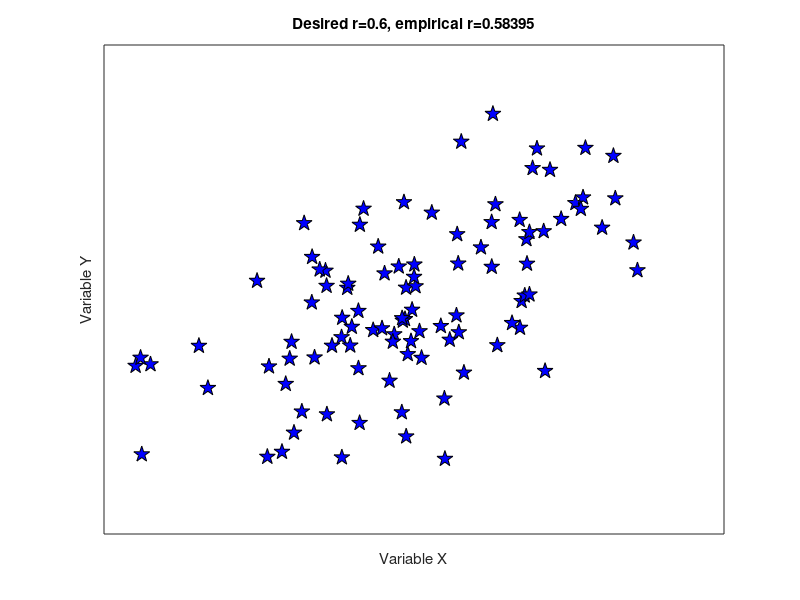
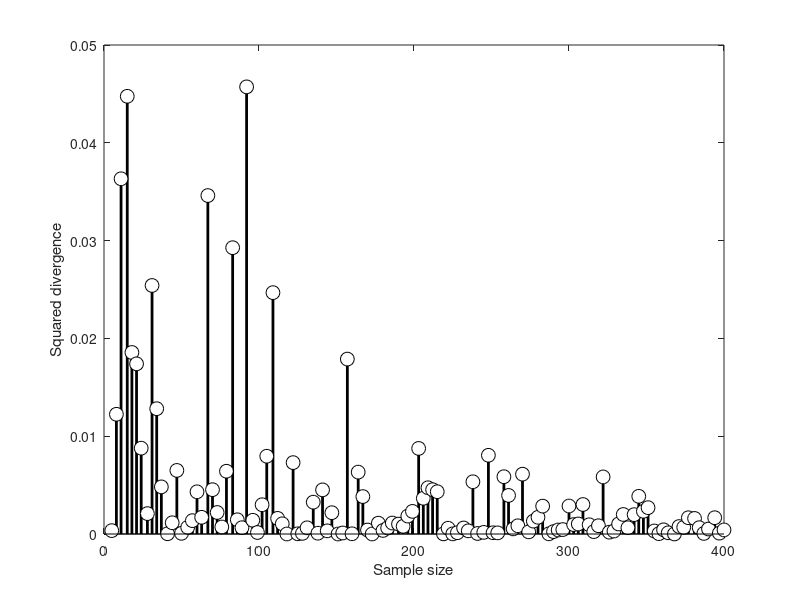

These figures' MATLAB source, in order:
%%
%   COURSE: Master statistics and machine learning: intuition, math, code										
%      URL: udemy.com/course/statsml_x/?couponCode=202006 
% 
%  SECTION: Correlation
%    VIDEO: Simulate data with specified correlation
% 
%  TEACHER: Mike X Cohen, sincxpress.com
%

%%

% a clear MATLAB workspace is a clear mental workspace
close all; clear; clc
pkg load statistics % load Octave stats package

%% simulate data

% data simulation parameters
N = 100; % number of samples
r = .6;  % desired correlation coefficient

% start with random numbers
x = randn(1,N);
y = randn(1,N);

% impose the correlation on y
y = x*r + y*sqrt(1-r^2);

% plot the data
figure(1), clf
plot(x,y,'kp','markerfacecolor','b','markersize',12)
xlabel('Variable X'), ylabel('Variable Y')
set(gca,'xtick',[],'ytick',[])

%% compute the empirical correlation

empR = corr(x',y');

title([ 'Desired r=' num2str(r) ', empirical r=' num2str(empR) ])

%% Test the errors as a function of N

% range of sample sizes
Ns = round( linspace(5,400,123) );

% theoretical correlation coefficient (fixed)
r = .6;

% initialize
corrs = zeros(size(Ns));

% run the experiment!
for ni=1:length(Ns)
    x = randn(Ns(ni),1);
    y = x*r + randn(Ns(ni),1)*sqrt(1-r^2);
    corrs(ni) = (r-corr(x,y))^2;
end

figure(2), clf
stem(Ns,corrs,'ko-','markerfacecolor','w','markersize',10,'linewidth',2)
xlabel('Sample size')
ylabel('Squared divergence')

%% done.
